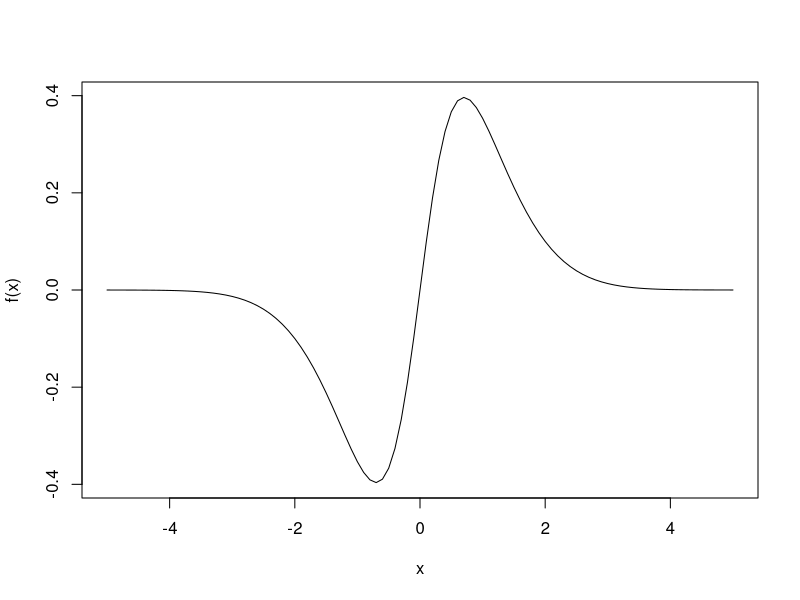

The R script that drew this image:
#' ---
#' author: 'Ihr Name'
#' title: 'Aufgabenblatt Nummer'
#' date: 'yyyy/mm/dd'
#' output: 
#'  html_document:
#'    toc: true
#'    toc_float: true
#'    number_sections: true
#'    theme: sandstone
#'    highlight: tango
#'    dev: svg
#'    df_print: paged
#' ---

#' # R Markdown-Berichte verfassen
#' In RStudio können Sie R-Scripts mit _File > Compile Report..._ zu einem
#' Bericht konvertieren. In dieser Schablone wurden einige der 
#' Defaulteinstellungen geändert, um diese Berichte etwas übersichtlicher
#' und leserlicher zu machen.
#' 
#' Wie Sie sehen, kann man einem Bericht Fliesstext hinzufügen, indem man
#' diesem `#' ` voranstellt. In solchem Fliesstext können Sie 
#' Markdown-Markierungen verwenden -- etwa um Text **fett** oder *kursiv*
#' zu machen. Auch URLs können eingefügt werden, wie dieser Link zur
#' [Hilfeseite](https://bookdown.org/yihui/rmarkdown/html-document.html)
#' von R Markdown zeigt.
#' 
#' Ihre Berichte können Sie einfach in Abschnitte und Unterabschnitte gliedern,
#' etwa so:
#' 
#' # Abschnitt
#' ## Unterabschnitt
#' ## Unterabschnitt
#' 
#' # Abschnitt
#' ## Unterabschnitt
#' ### Unterunterabschnitt

#' Die R-Befehle, die im Script vorkommen, werden beim Kompilieren ausgeführt
#' und ihr Output wird im Bericht angezeigt. Das Kompilieren bietet ausserdem
#' eine gewisse Qualitätskontrolle, denn wenn ein Befehl wegen eines
#' Syntaxfehlers nicht ausgeführt werden kann, kann der Bericht auch nicht
#' kompliert werden.
a <- c(12, -4, 8)
a * (a - 4)

#' Grafiken können wie gehabt erzeugt werden, wobei es manchmal noch praktisch
#' ist, ihre Grösse von Hand zu bestimmen. Dies kann man wie folgt machen;
#' man bemerke, dass der Zeile mit den Grafikeinstellungen mit `#+ ` anfängt.
#+ fig.width = 5, fig.height = 4
curve(2^(-x^2/2) * x/(1 + x^2), 
      from = -5, to = 5, 
      xlab = "x", ylab = "f(x)")


#' Auch mathematische Notation können Sie in diesen Berichten verwenden:
#' $\sqrt{16} = 4$. Oder
#' $$p(y) = \frac{1}{\sqrt{2\pi}}\exp\left(- \frac{y^2}{2}\right).$$
#' 
#' # Softwareversionen
sessionInfo()